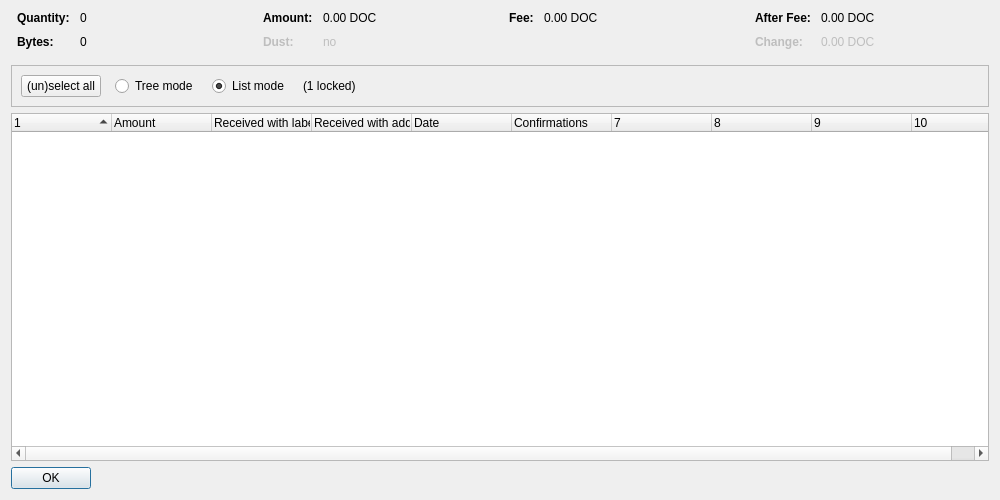
<?xml version="1.0" encoding="UTF-8"?>
<ui version="4.0">
 <class>CoinControlDialog</class>
 <widget class="QDialog" name="CoinControlDialog">
  <property name="geometry">
   <rect>
    <x>0</x>
    <y>0</y>
    <width>1000</width>
    <height>500</height>
   </rect>
  </property>
  <property name="windowTitle">
   <string>Coin Selection</string>
  </property>
  <layout class="QVBoxLayout" name="verticalLayout">
   <item>
    <layout class="QHBoxLayout" name="horizontalLayoutTop" stretch="0,0,0,0">
     <property name="topMargin">
      <number>0</number>
     </property>
     <property name="bottomMargin">
      <number>10</number>
     </property>
     <item>
      <layout class="QFormLayout" name="formLayoutCoinControl1">
       <property name="horizontalSpacing">
        <number>10</number>
       </property>
       <property name="verticalSpacing">
        <number>10</number>
       </property>
       <property name="leftMargin">
        <number>6</number>
       </property>
       <property name="rightMargin">
        <number>6</number>
       </property>
       <item row="0" column="0">
        <widget class="QLabel" name="labelCoinControlQuantityText">
         <property name="font">
          <font>
           <weight>75</weight>
           <bold>true</bold>
          </font>
         </property>
         <property name="text">
          <string>Quantity:</string>
         </property>
        </widget>
       </item>
       <item row="0" column="1">
        <widget class="QLabel" name="labelCoinControlQuantity">
         <property name="cursor">
          <cursorShape>IBeamCursor</cursorShape>
         </property>
         <property name="contextMenuPolicy">
          <enum>Qt::ActionsContextMenu</enum>
         </property>
         <property name="text">
          <string notr="true">0</string>
         </property>
         <property name="textInteractionFlags">
          <set>Qt::LinksAccessibleByMouse|Qt::TextSelectableByKeyboard|Qt::TextSelectableByMouse</set>
         </property>
        </widget>
       </item>
       <item row="1" column="0">
        <widget class="QLabel" name="labelCoinControlBytesText">
         <property name="font">
          <font>
           <weight>75</weight>
           <bold>true</bold>
          </font>
         </property>
         <property name="text">
          <string>Bytes:</string>
         </property>
        </widget>
       </item>
       <item row="1" column="1">
        <widget class="QLabel" name="labelCoinControlBytes">
         <property name="cursor">
          <cursorShape>IBeamCursor</cursorShape>
         </property>
         <property name="contextMenuPolicy">
          <enum>Qt::ActionsContextMenu</enum>
         </property>
         <property name="text">
          <string notr="true">0</string>
         </property>
         <property name="textInteractionFlags">
          <set>Qt::LinksAccessibleByMouse|Qt::TextSelectableByKeyboard|Qt::TextSelectableByMouse</set>
         </property>
        </widget>
       </item>
      </layout>
     </item>
     <item>
      <layout class="QFormLayout" name="formLayoutCoinControl2">
       <property name="horizontalSpacing">
        <number>10</number>
       </property>
       <property name="verticalSpacing">
        <number>10</number>
       </property>
       <property name="leftMargin">
        <number>6</number>
       </property>
       <property name="rightMargin">
        <number>6</number>
       </property>
       <item row="0" column="0">
        <widget class="QLabel" name="labelCoinControlAmountText">
         <property name="font">
          <font>
           <weight>75</weight>
           <bold>true</bold>
          </font>
         </property>
         <property name="text">
          <string>Amount:</string>
         </property>
        </widget>
       </item>
       <item row="0" column="1">
        <widget class="QLabel" name="labelCoinControlAmount">
         <property name="cursor">
          <cursorShape>IBeamCursor</cursorShape>
         </property>
         <property name="contextMenuPolicy">
          <enum>Qt::ActionsContextMenu</enum>
         </property>
         <property name="text">
          <string notr="true">0.00 DOC</string>
         </property>
         <property name="textInteractionFlags">
          <set>Qt::LinksAccessibleByMouse|Qt::TextSelectableByKeyboard|Qt::TextSelectableByMouse</set>
         </property>
        </widget>
       </item>
       <item row="1" column="0">
        <widget class="QLabel" name="labelCoinControlLowOutputText">
         <property name="enabled">
          <bool>false</bool>
         </property>
         <property name="font">
          <font>
           <weight>75</weight>
           <bold>true</bold>
          </font>
         </property>
         <property name="text">
          <string>Dust:</string>
         </property>
        </widget>
       </item>
       <item row="1" column="1">
        <widget class="QLabel" name="labelCoinControlLowOutput">
         <property name="enabled">
          <bool>false</bool>
         </property>
         <property name="cursor">
          <cursorShape>IBeamCursor</cursorShape>
         </property>
         <property name="contextMenuPolicy">
          <enum>Qt::ActionsContextMenu</enum>
         </property>
         <property name="text">
          <string notr="true">no</string>
         </property>
         <property name="textInteractionFlags">
          <set>Qt::LinksAccessibleByMouse|Qt::TextSelectableByKeyboard|Qt::TextSelectableByMouse</set>
         </property>
        </widget>
       </item>
      </layout>
     </item>
     <item>
      <layout class="QFormLayout" name="formLayoutCoinControl3">
       <property name="horizontalSpacing">
        <number>10</number>
       </property>
       <property name="verticalSpacing">
        <number>10</number>
       </property>
       <property name="leftMargin">
        <number>6</number>
       </property>
       <property name="rightMargin">
        <number>6</number>
       </property>
       <item row="0" column="0">
        <widget class="QLabel" name="labelCoinControlFeeText">
         <property name="font">
          <font>
           <weight>75</weight>
           <bold>true</bold>
          </font>
         </property>
         <property name="text">
          <string>Fee:</string>
         </property>
        </widget>
       </item>
       <item row="0" column="1">
        <widget class="QLabel" name="labelCoinControlFee">
         <property name="cursor">
          <cursorShape>IBeamCursor</cursorShape>
         </property>
         <property name="contextMenuPolicy">
          <enum>Qt::ActionsContextMenu</enum>
         </property>
         <property name="text">
          <string notr="true">0.00 DOC</string>
         </property>
         <property name="textInteractionFlags">
          <set>Qt::LinksAccessibleByMouse|Qt::TextSelectableByKeyboard|Qt::TextSelectableByMouse</set>
         </property>
        </widget>
       </item>
      </layout>
     </item>
     <item>
      <layout class="QFormLayout" name="formLayoutCoinControl4">
       <property name="horizontalSpacing">
        <number>10</number>
       </property>
       <property name="verticalSpacing">
        <number>10</number>
       </property>
       <property name="leftMargin">
        <number>6</number>
       </property>
       <property name="rightMargin">
        <number>6</number>
       </property>
       <item row="0" column="0">
        <widget class="QLabel" name="labelCoinControlAfterFeeText">
         <property name="font">
          <font>
           <weight>75</weight>
           <bold>true</bold>
          </font>
         </property>
         <property name="text">
          <string>After Fee:</string>
         </property>
        </widget>
       </item>
       <item row="0" column="1">
        <widget class="QLabel" name="labelCoinControlAfterFee">
         <property name="cursor">
          <cursorShape>IBeamCursor</cursorShape>
         </property>
         <property name="contextMenuPolicy">
          <enum>Qt::ActionsContextMenu</enum>
         </property>
         <property name="text">
          <string notr="true">0.00 DOC</string>
         </property>
         <property name="textInteractionFlags">
          <set>Qt::LinksAccessibleByMouse|Qt::TextSelectableByKeyboard|Qt::TextSelectableByMouse</set>
         </property>
        </widget>
       </item>
       <item row="1" column="0">
        <widget class="QLabel" name="labelCoinControlChangeText">
         <property name="enabled">
          <bool>false</bool>
         </property>
         <property name="font">
          <font>
           <weight>75</weight>
           <bold>true</bold>
          </font>
         </property>
         <property name="text">
          <string>Change:</string>
         </property>
        </widget>
       </item>
       <item row="1" column="1">
        <widget class="QLabel" name="labelCoinControlChange">
         <property name="enabled">
          <bool>false</bool>
         </property>
         <property name="cursor">
          <cursorShape>IBeamCursor</cursorShape>
         </property>
         <property name="contextMenuPolicy">
          <enum>Qt::ActionsContextMenu</enum>
         </property>
         <property name="text">
          <string notr="true">0.00 DOC</string>
         </property>
         <property name="textInteractionFlags">
          <set>Qt::LinksAccessibleByMouse|Qt::TextSelectableByKeyboard|Qt::TextSelectableByMouse</set>
         </property>
        </widget>
       </item>
      </layout>
     </item>
    </layout>
   </item>
   <item>
    <widget class="QFrame" name="frame">
     <property name="minimumSize">
      <size>
       <width>0</width>
       <height>40</height>
      </size>
     </property>
     <property name="frameShape">
      <enum>QFrame::StyledPanel</enum>
     </property>
     <property name="frameShadow">
      <enum>QFrame::Sunken</enum>
     </property>
     <layout class="QHBoxLayout" name="horizontalLayout">
      <item>
       <layout class="QHBoxLayout" name="horizontalLayoutPanel" stretch="0,0,0,0,0">
        <property name="spacing">
         <number>14</number>
        </property>
        <item>
         <widget class="QPushButton" name="pushButtonSelectAll">
          <property name="sizePolicy">
           <sizepolicy hsizetype="Maximum" vsizetype="Fixed">
            <horstretch>0</horstretch>
            <verstretch>0</verstretch>
           </sizepolicy>
          </property>
          <property name="text">
           <string>(un)select all</string>
          </property>
          <property name="autoDefault">
           <bool>false</bool>
          </property>
         </widget>
        </item>
        <item>
         <widget class="QRadioButton" name="radioTreeMode">
          <property name="sizePolicy">
           <sizepolicy hsizetype="Maximum" vsizetype="Fixed">
            <horstretch>0</horstretch>
            <verstretch>0</verstretch>
           </sizepolicy>
          </property>
          <property name="text">
           <string>Tree mode</string>
          </property>
         </widget>
        </item>
        <item>
         <widget class="QRadioButton" name="radioListMode">
          <property name="sizePolicy">
           <sizepolicy hsizetype="Maximum" vsizetype="Fixed">
            <horstretch>0</horstretch>
            <verstretch>0</verstretch>
           </sizepolicy>
          </property>
          <property name="text">
           <string>List mode</string>
          </property>
          <property name="checked">
           <bool>true</bool>
          </property>
         </widget>
        </item>
        <item>
         <widget class="QLabel" name="labelLocked">
          <property name="text">
           <string notr="true">(1 locked)</string>
          </property>
         </widget>
        </item>
        <item>
         <spacer name="horizontalSpacer">
          <property name="orientation">
           <enum>Qt::Horizontal</enum>
          </property>
          <property name="sizeHint" stdset="0">
           <size>
            <width>40</width>
            <height>20</height>
           </size>
          </property>
         </spacer>
        </item>
       </layout>
      </item>
     </layout>
    </widget>
   </item>
   <item>
    <widget class="CoinControlTreeWidget" name="treeWidget">
     <property name="contextMenuPolicy">
      <enum>Qt::CustomContextMenu</enum>
     </property>
     <property name="sortingEnabled">
      <bool>false</bool>
     </property>
     <property name="columnCount">
      <number>10</number>
     </property>
     <attribute name="headerShowSortIndicator" stdset="0">
      <bool>true</bool>
     </attribute>
     <attribute name="headerStretchLastSection">
      <bool>false</bool>
     </attribute>
     <column>
      <property name="text">
       <string/>
      </property>
     </column>
     <column>
      <property name="text">
       <string>Amount</string>
      </property>
     </column>
     <column>
      <property name="text">
       <string>Received with label</string>
      </property>
     </column>
     <column>
      <property name="text">
       <string>Received with address</string>
      </property>
     </column>
     <column>
      <property name="text">
       <string>Date</string>
      </property>
     </column>
     <column>
      <property name="text">
       <string>Confirmations</string>
      </property>
      <property name="toolTip">
       <string>Confirmed</string>
      </property>
     </column>
     <column>
      <property name="text">
       <string/>
      </property>
     </column>
     <column>
      <property name="text">
       <string/>
      </property>
     </column>
     <column>
      <property name="text">
       <string/>
      </property>
     </column>
     <column>
      <property name="text">
       <string/>
      </property>
     </column>
    </widget>
   </item>
   <item>
    <widget class="QDialogButtonBox" name="buttonBox">
     <property name="sizePolicy">
      <sizepolicy hsizetype="Maximum" vsizetype="Fixed">
       <horstretch>0</horstretch>
       <verstretch>0</verstretch>
      </sizepolicy>
     </property>
     <property name="orientation">
      <enum>Qt::Horizontal</enum>
     </property>
     <property name="standardButtons">
      <set>QDialogButtonBox::Ok</set>
     </property>
    </widget>
   </item>
  </layout>
 </widget>
 <customwidgets>
  <customwidget>
   <class>CoinControlTreeWidget</class>
   <extends>QTreeWidget</extends>
   <header>coincontroltreewidget.h</header>
  </customwidget>
 </customwidgets>
 <resources/>
 <connections/>
</ui>
